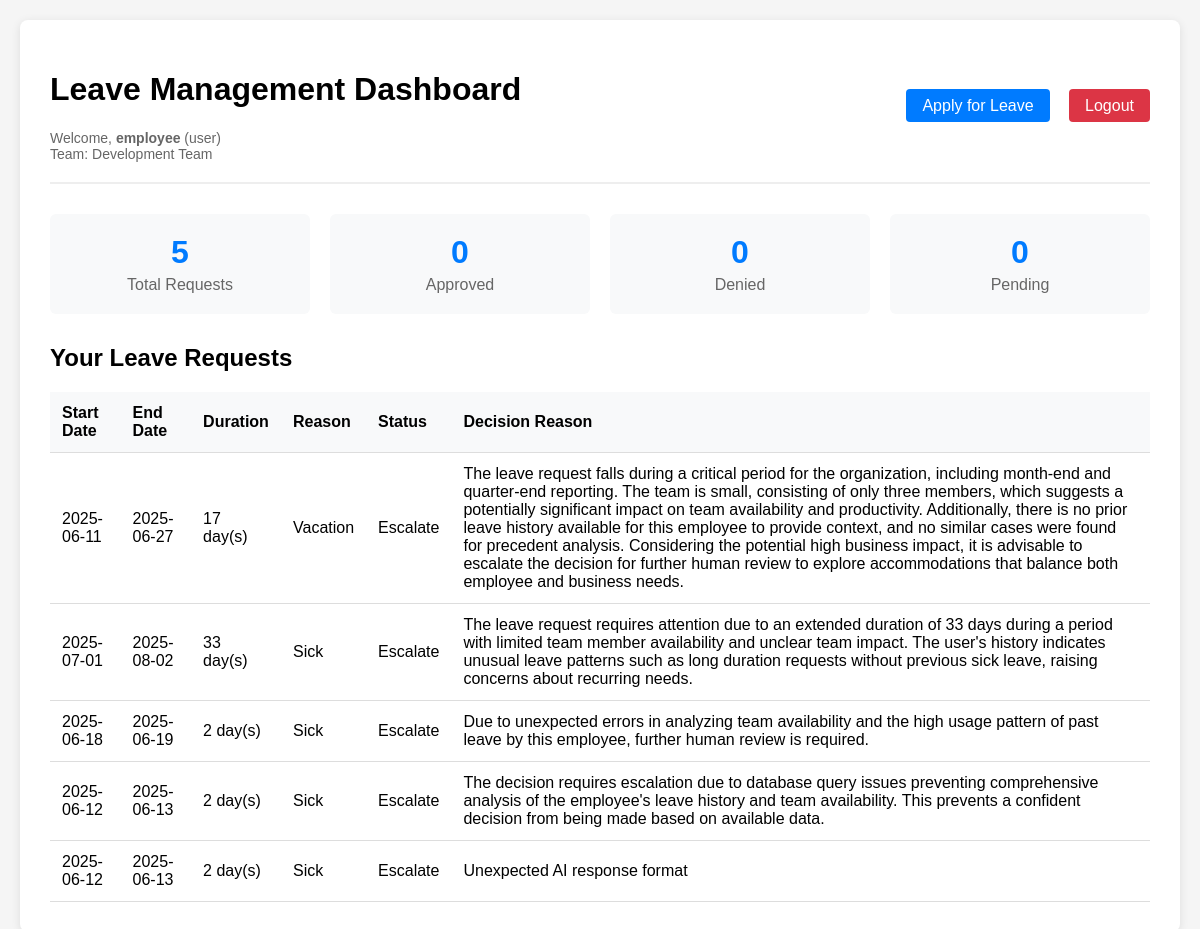
Page /dashboard (signed in) on the committed database.
### models.py (models this page shows)
class User(db.Model, UserMixin):
    id = db.Column(db.Integer, primary_key=True)
    username = db.Column(db.String(80), unique=True, nullable=False)
    password = db.Column(db.String(200), nullable=False)
    role = db.Column(db.String(20), default='user')
    team_id = db.Column(db.Integer, db.ForeignKey('team.id'))
    leaves = db.relationship('Leave', backref='applicant',
                             lazy=True, foreign_keys='Leave.user_id')

class Team(db.Model):
    id = db.Column(db.Integer, primary_key=True)
    name = db.Column(db.String(100))
    dept_id = db.Column(db.Integer, db.ForeignKey('department.id'))
    members = db.relationship(
        'User', backref='user_team', lazy=True)  # Changed backref name

class Leave(db.Model):
    id = db.Column(db.Integer, primary_key=True)
    user_id = db.Column(db.Integer, db.ForeignKey('user.id'))
    start_date = db.Column(db.Date)
    end_date = db.Column(db.Date)
    reason = db.Column(db.String(200))
    status = db.Column(db.String(20), default='Pending')
    decision_reason = db.Column(db.String(500))  # Added this field
    approved_by = db.Column(db.Integer, db.ForeignKey(
        'user.id'))  # Separate foreign key
    created_at = db.Column(
        db.DateTime, default=datetime.utcnow)  # Added timestamp

### app.py (the view)
@app.route('/dashboard')
@login_required
def dashboard():
    if current_user.role == 'admin':
        leaves = Leave.query.all()
    else:
        leaves = Leave.query.filter_by(user_id=current_user.id).all()
    return render_template('dashboard.html', leaves=leaves)

### app.py (called while the page is built)
@login_manager.user_loader
def load_user(user_id):
    return User.query.get(int(user_id))

### templates/dashboard.html (shortened to what this page needs)
<!DOCTYPE html>
<html lang="en">
  <head>
  </head>
  <body>
    <div class="container">
      <div class="header">
        <div>
          <h1>Leave Management Dashboard</h1>
          <div class="user-info">
            Welcome, <strong>{{ current_user.username }}</strong> ({{
            current_user.role }}) {% if current_user.user_team %} <br />Team: {{
            current_user.user_team.name }}  {%
            endif %}
          </div>
        </div>
        <div class="nav-links">
          {% if current_user.role == 'user' %}
          <a href="/apply">Apply for Leave</a>
          {% endif %}
          <a href="/logout" class="logout">Logout</a>
        </div>
      </div>
      {% if leaves %}
      <div class="stats">
        <div class="stat-card">
          <div class="stat-number">{{ leaves|length }}</div>
          <div class="stat-label">Total Requests</div>
        </div>
        <div class="stat-card">
          <div class="stat-number">
            {{ leaves|selectattr("status", "equalto", "Approved")|list|length }}
          </div>
          <div class="stat-label">Approved</div>
        </div>
        <div class="stat-card">
          <div class="stat-number">
            {{ leaves|selectattr("status", "equalto", "Denied")|list|length }}
          </div>
          <div class="stat-label">Denied</div>
        </div>
        <div class="stat-card">
          <div class="stat-number">
            {{ leaves|selectattr("status", "equalto", "Pending")|list|length }}
          </div>
          <div class="stat-label">Pending</div>
        </div>
      </div>
      {% endif %}
      <h2>
        {% if current_user.role == 'admin' %}All Leave Requests{% else %}Your
        Leave Requests{% endif %}
      </h2>
      {% if leaves %}
      <table>
        <thead>
          <tr>
            <th>Start Date</th>
            <th>End Date</th>
            <th>Duration</th>
            <th>Reason</th>
            <th>Status</th>
            <th>Decision Reason</th>
          </tr>
        </thead>
        <tbody>
          {% for leave in leaves %}
          <tr>
            <td>{{ leave.start_date.strftime('%Y-%m-%d') }}</td>
            <td>{{ leave.end_date.strftime('%Y-%m-%d') }}</td>
            <td>{{ (leave.end_date - leave.start_date).days + 1 }} day(s)</td>
            <td>{{ leave.reason|title }}</td>
            <td>
              <span class="status-{{ leave.status.lower() }}">
                {{ leave.status }}
              </span>
            </td>
            <td>{{ leave.decision_reason or 'System processed' }}</td>
          </tr>
          {% endfor %}
        </tbody>
      </table>
      {% endif %}
    </div>
  </body>
</html>

### templates/dashboard.html (style rules this page uses)
body { font-family: Arial, sans-serif; max-width: 1200px; margin: 0 auto; padding: 20px; background-color: #f5f5f5; }
.container { background: white; padding: 30px; border-radius: 8px; box-shadow: 0 2px 10px rgba(0, 0, 0, 0.1); }
.header { display: flex; justify-content: space-between; align-items: center; margin-bottom: 30px; padding-bottom: 20px; border-bottom: 2px solid #eee; }
.user-info { color: #666; font-size: 14px; }
.nav-links a { margin-left: 15px; padding: 8px 16px; text-decoration: none; background: #007bff; color: white; border-radius: 4px; transition: background-color 0.3s; }
.nav-links a.logout { background: #dc3545; }
table { width: 100%; border-collapse: collapse; margin-top: 20px; }
th, td { padding: 12px; text-align: left; border-bottom: 1px solid #ddd; }
th { background-color: #f8f9fa; font-weight: bold; }
.stats { display: flex; gap: 20px; margin-bottom: 30px; }
.stat-card { flex: 1; background: #f8f9fa; padding: 20px; border-radius: 6px; text-align: center; }
.stat-number { font-size: 2em; font-weight: bold; color: #007bff; }
.stat-label { color: #666; margin-top: 5px; }

### rows in the picture
User: username "employee", role "user"
Team: user_team.name "Development Team"
Leave: start_date "2025-06-11", end_date "2025-06-27", (leave.end_date-leave.start_date).days+1 "17", reason "Vacation", status "Escalate", decision_reason "The leave request falls during a critical period for the organization, including month-end and quarter-end reporting. The team is small, consisting of only three members, which suggests a potentially significant impact on team availability and productivity. Additionally, there is no prior leave history available for this employee to provide context, and no similar cases were found for precedent analysis. Considering the potential high business impact, it is advisable to escalate the decision for further human review to explore accommodations that balance both employee and business needs."
Leave: start_date "2025-07-01", end_date "2025-08-02", (leave.end_date-leave.start_date).days+1 "33", reason "Sick", status "Escalate", decision_reason "The leave request requires attention due to an extended duration of 33 days during a period with limited team member availability and unclear team impact. The user's history indicates unusual leave patterns such as long duration requests without previous sick leave, raising concerns about recurring needs."
Leave: start_date "2025-06-18", end_date "2025-06-19", (leave.end_date-leave.start_date).days+1 "2", reason "Sick", status "Escalate", decision_reason "Due to unexpected errors in analyzing team availability and the high usage pattern of past leave by this employee, further human review is required."
Leave: start_date "2025-06-12", end_date "2025-06-13", (leave.end_date-leave.start_date).days+1 "2", reason "Sick", status "Escalate", decision_reason "The decision requires escalation due to database query issues preventing comprehensive analysis of the employee's leave history and team availability. This prevents a confident decision from being made based on available data."
Leave: start_date "2025-06-12", end_date "2025-06-13", (leave.end_date-leave.start_date).days+1 "2", reason "Sick", status "Escalate", decision_reason "Unexpected AI response format"

### other values in the picture
{{ leaves|length }} "5"
{{ leaves|selectattr("status", "equalto", "Approved")|list|length }} "0"
{{ leaves|selectattr("status", "equalto", "Denied")|list|length }} "0"
{{ leaves|selectattr("status", "equalto", "Pending")|list|length }} "0"
